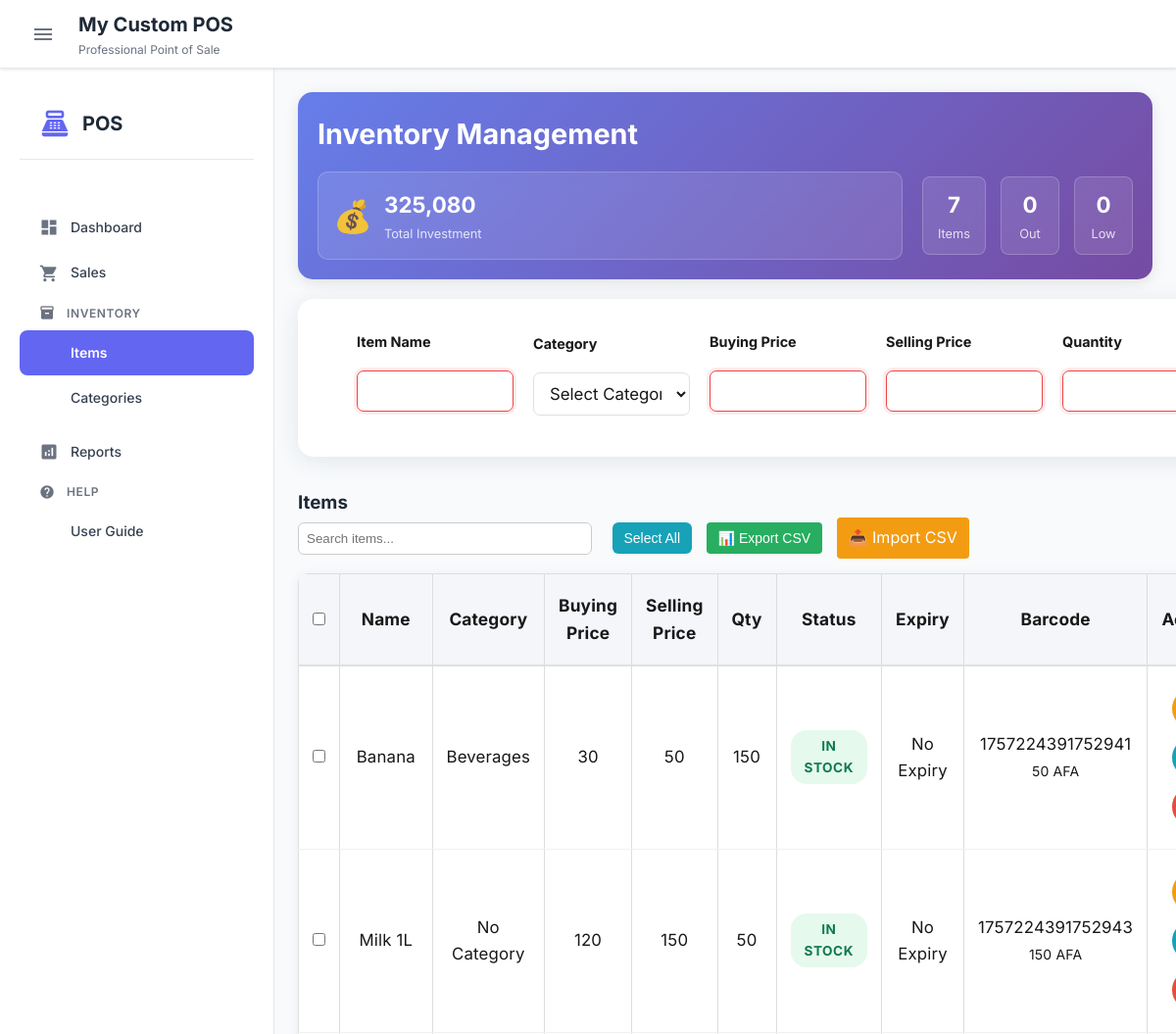
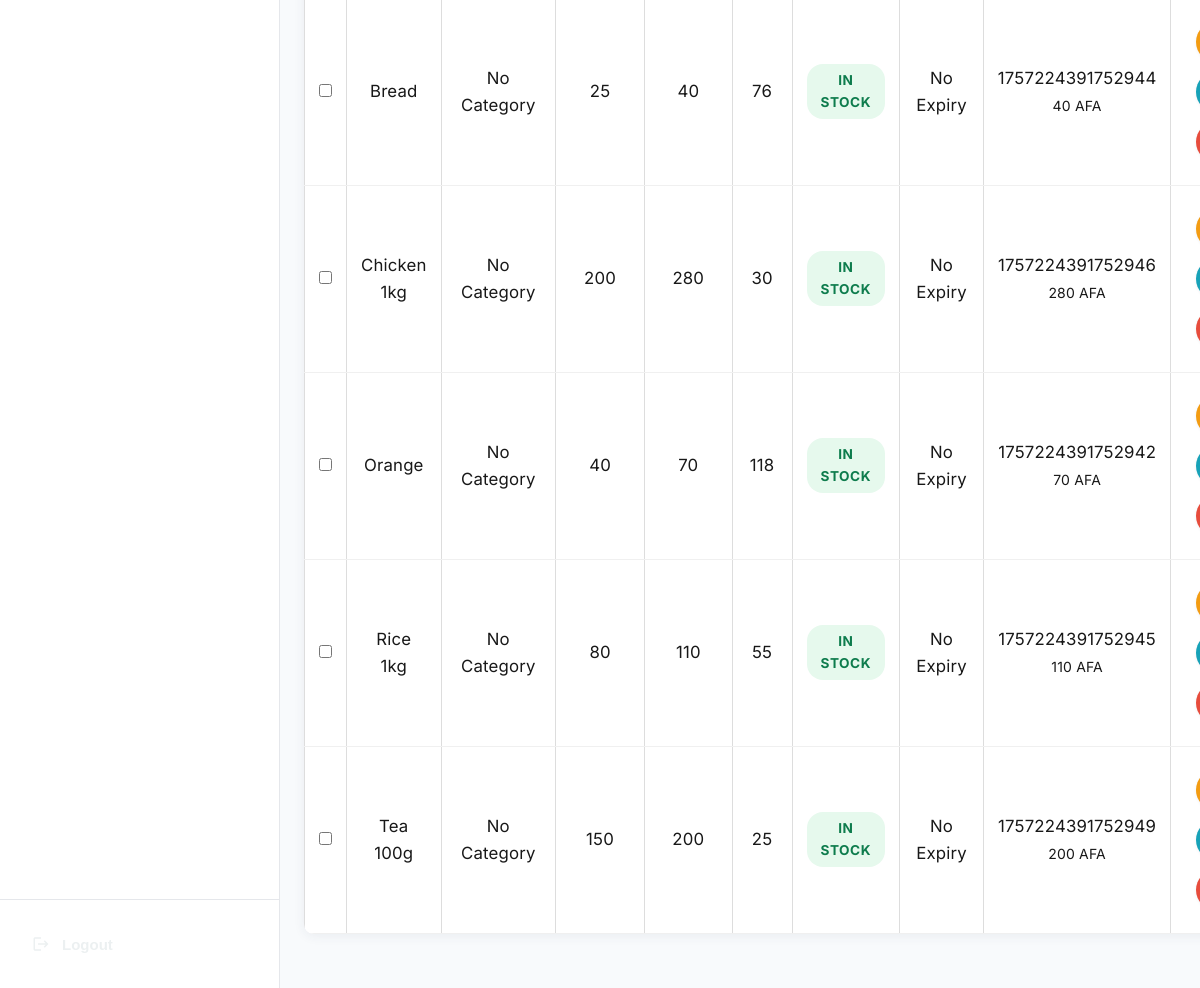
The page /inventory (signed in) on the database its author committed (2 pictures, top to bottom).
### app.py (models this page shows)
class Branding(db.Model):
    id = db.Column(db.Integer, primary_key=True)
    app_name = db.Column(db.String(100), nullable=False, default='POS System')
    app_subtitle = db.Column(db.String(200), nullable=True, default='Professional Point of Sale')
    business_name = db.Column(db.String(200), nullable=True)
    business_address = db.Column(db.String(500), nullable=True)
    business_phone = db.Column(db.String(50), nullable=True)
    business_email = db.Column(db.String(100), nullable=True)
    tax_id = db.Column(db.String(50), nullable=True)
    primary_color = db.Column(db.String(7), nullable=False, default='#6366f1')  # Hex color
    secondary_color = db.Column(db.String(7), nullable=False, default='#8b5cf6')
    accent_color = db.Column(db.String(7), nullable=False, default='#10b981')
    background_color = db.Column(db.String(7), nullable=False, default='#ffffff')
    text_color = db.Column(db.String(7), nullable=False, default='#1f2937')
    logo_url = db.Column(db.String(500), nullable=True)
    favicon_url = db.Column(db.String(500), nullable=True)
    font_family = db.Column(db.String(100), nullable=False, default='Inter')
    footer_text = db.Column(db.String(500), nullable=True, default='Thank you for your business!')
    receipt_return_policy = db.Column(db.String(500), nullable=True, default='For exchanges/returns, present this receipt within 30 days.')
    receipt_header_title = db.Column(db.String(100), nullable=True, default='RECEIPT')
    receipt_number_label = db.Column(db.String(50), nullable=True, default='Receipt #:')
    date_label = db.Column(db.String(50), nullable=True, default='Date:')
    cashier_label = db.Column(db.String(50), nullable=True, default='Cashier:')
    payment_method_label = db.Column(db.String(50), nullable=True, default='Payment Method:')
    cash_received_label = db.Column(db.String(50), nullable=True, default='Cash Received:')
    change_label = db.Column(db.String(50), nullable=True, default='Change:')
    currency_symbol = db.Column(db.String(10), nullable=True, default='AFA')
    item_header = db.Column(db.String(50), nullable=True, default='Item')
    quantity_header = db.Column(db.String(50), nullable=True, default='Qty')
    amount_header = db.Column(db.String(50), nullable=True, default='Amount')
    subtotal_label = db.Column(db.String(50), nullable=True, default='Subtotal:')
    discount_label = db.Column(db.String(50), nullable=True, default='Discount')
    total_label = db.Column(db.String(50), nullable=True, default='TOTAL:')
    records_message = db.Column(db.String(200), nullable=True, default='Please keep this receipt for your records.')
    powered_by_label = db.Column(db.String(50), nullable=True, default='Powered by')
    version_text = db.Column(db.String(20), nullable=True, default='v1.0')
    created_at = db.Column(db.DateTime, default=lambda: datetime.now(timezone.utc))
    updated_at = db.Column(db.DateTime, default=lambda: datetime.now(timezone.utc), onupdate=lambda: datetime.now(timezone.utc))

class Item(db.Model):
    id = db.Column(db.Integer, primary_key=True)
    name = db.Column(db.String(100), nullable=False)
    buying_price = db.Column(db.Float, nullable=False)
    selling_price = db.Column(db.Float, nullable=False)
    quantity = db.Column(db.Integer, nullable=False)
    barcode = db.Column(db.String(50), unique=True, nullable=False)
    sold_quantity = db.Column(db.Integer, default=0)
    category_id = db.Column(db.Integer, db.ForeignKey('category.id'), nullable=True)
    expiry_date = db.Column(db.Date, nullable=True)
    created_at = db.Column(db.DateTime, default=lambda: datetime.now(timezone.utc))
    @property
    def status(self):
        if self.quantity == 0:
            return "Out of Stock"
        elif self.quantity <= 5:
            return "Low Stock"
        else:
            return "In Stock"
    @property
    def is_expired(self):
        if self.expiry_date:
            return self.expiry_date < datetime.now(timezone.utc).date()
        return False
    @property
    def days_until_expiry(self):
        if self.expiry_date:
            today = datetime.now(timezone.utc).date()
            delta = self.expiry_date - today
            return delta.days
        return None

class Category(db.Model):
    id = db.Column(db.Integer, primary_key=True)
    name = db.Column(db.String(100), unique=True, nullable=False)
    description = db.Column(db.String(200), nullable=True)
    created_at = db.Column(db.DateTime, default=lambda: datetime.now(timezone.utc))
    items = db.relationship('Item', backref='category', lazy=True)

### app.py (the view, shortened to what this page needs)
@app.route('/inventory', methods=['GET', 'POST'])
@login_required
def inventory():
    if not has_permission(current_user, 'view_inventory'):
        flash('Access denied. You do not have permission to view inventory.', 'error')
        return redirect(url_for('dashboard'))
    form = ItemForm()
    items = Item.query.options(db.joinedload(Item.category)).all()
    categories = Category.query.all()
    return render_template('inventory.html', items=items, form=form, categories=categories)

### templates/inventory.html (shortened to what this page needs)
{% extends "base.html" %}
{% block content %}
<section id="inventory" class="active">
<div class="inventory-header-compact">
    <h2>Inventory Management</h2>
    <div class="inventory-stats-compact">
        <div class="investment-card-compact">
            <div class="investment-icon-compact">💰</div>
            <div class="investment-content-compact">
                <h4>{{ "{:,.0f}".format(items|sum(attribute='buying_price') * items|sum(attribute='quantity')) if items else 0 }}</h4>
                <small>Total Investment</small>
            </div>
        </div>
        <div class="inventory-summary-compact">
            <div class="summary-metric-compact">
                <span class="metric-value-compact">{{ items|length }}</span>
                <span class="metric-label-compact">Items</span>
            </div>
            <div class="summary-metric-compact">
                <span class="metric-value-compact">{{ items|selectattr('quantity', 'equalto', 0)|list|length }}</span>
                <span class="metric-label-compact">Out</span>
            </div>
            <div class="summary-metric-compact">
                <span class="metric-value-compact">{{ items|selectattr('quantity', 'lessthan', 6)|selectattr('quantity', 'greaterthan', 0)|list|length }}</span>
                <span class="metric-label-compact">Low</span>
            </div>
        </div>
    </div>
</div>
<div class="add-item-card">
    <form method="POST" action="{{ url_for('inventory') }}">
        <div class="add-item-single-line">
            <div class="form-group">
                {{ form.name.label }}
                {{ form.name(class="form-control") }}
            </div>
            <div class="form-group">
                <label for="category_id">Category</label>
                <select id="category_id" name="category_id" class="form-control">
                    <option value="">Select Category</option>
                </select>
            </div>
            <div class="form-group">
                {{ form.buying_price.label }}
                {{ form.buying_price(class="form-control") }}
            </div>
            <div class="form-group">
                {{ form.selling_price.label }}
                {{ form.selling_price(class="form-control") }}
            </div>
            <div class="form-group">
                {{ form.quantity.label }}
                {{ form.quantity(class="form-control") }}
            </div>
        </div>
    </form>
</div>
<h3>Items</h3>
<div style="margin-bottom: 10px;">
    <input type="text" id="searchInventory" placeholder="Search items..." style="padding: 8px; width: 60%; max-width: 300px;" />
    <button id="selectAllBtn" onclick="toggleSelectAll()" style="margin-left: 10px; padding: 8px 12px;" class="info">Select All</button>
    <button onclick="exportToCSV()" style="margin-left: 10px; padding: 8px 12px; background: #27ae60; color: white; border: none; border-radius: 4px; cursor: pointer;">
        📊 Export CSV
    </button>
    <label for="csvImport" style="margin-left: 10px; padding: 8px 12px; background: #f39c12; color: white; border-radius: 4px; cursor: pointer; display: inline-block;">
        📤 Import CSV
    </label>
</div>
<table id="inventoryTable" class="modern-table">
    <thead>
        <tr>
            <th><input type="checkbox" id="selectAllCheckbox" onclick="selectAllItems(this.checked)"></th>
            <th>Name</th>
            <th>Category</th>
            <th>Buying Price</th>
            <th>Selling Price</th>
            <th>Qty</th>
            <th>Status</th>
            <th>Expiry</th>
            <th>Barcode</th>
            <th>Actions</th>
        </tr>
    </thead>
    <tbody>
        {% for item in items %}
        <tr>
            <td><input type="checkbox" class="item-checkbox" value="{{ item.id }}" onclick="updateSelectedCount()"></td>
            <td>{{ item.name }}</td>
            <td>{{ item.category.name if item.category else 'No Category' }}</td>
            <td>{{ "{:,.0f}".format(item.buying_price) }}</td>
            <td>{{ "{:,.0f}".format(item.selling_price) }}</td>
            <td>{{ item.quantity }}</td>
            <td>
                <span class="status-badge status-{{ item.status.lower().replace(' ', '-') }}">
                    {{ item.status }}
                </span>
            </td>
            <td>
                {% if item.expiry_date %}
                    {{ item.expiry_date.strftime('%Y-%m-%d') }}
                {% else %}
                    No Expiry
                {% endif %}
            </td>
            <td>
                {{ item.barcode }}<br>
                <small>{{ "{:,.0f}".format(item.selling_price) }} AFA</small>
            </td>
            <td>
                <button onclick="editItem('{{ item.id }}')" class="icon-btn warning" title="Edit Item"><span class="material-icons">edit</span></button>
                <button onclick="printBarcode('{{ item.id }}')" class="icon-btn info" title="Print Barcode"><span class="material-icons">print</span></button>
                <button onclick="confirmDeleteItem('{{ item.id }}')" class="icon-btn danger" title="Delete Item"><span class="material-icons">delete</span></button>
            </td>
        </tr>
        {% endfor %}
    </tbody>
</table>
{% endblock %}

### templates/base.html (shortened to what this page needs)
<!DOCTYPE html>
<html lang="en">
<head>
    <link rel="stylesheet" href="{{ url_for('static', filename='css/style.css') }}">
</head>
<body>
    {% if current_user.is_authenticated %}
    <div class="layout">
        <header class="top-header">
            <div class="header-left">
                <button class="sidebar-toggle" onclick="toggleSidebar()">
                    <span class="material-icons">menu</span>
                </button>
                <div class="brand-info">
                    <h1 class="brand-name">{{ branding.app_name }}</h1>
                    <span class="brand-subtitle">{{ branding.app_subtitle }}</span>
                </div>
            </div>
        </header>
        <aside class="sidebar" id="sidebar">
            <div class="sidebar-header">
                <div class="sidebar-brand">
                    <span class="material-icons sidebar-logo">point_of_sale</span>
                    <span class="sidebar-title">POS</span>
                </div>
            </div>
            <nav class="sidebar-nav">
                {% if current_user.has_permission('view_dashboard') %}
                <a href="{{ url_for('dashboard') }}" class="nav-link {% if request.endpoint == 'dashboard' %}active{% endif %}">
                    <span class="material-icons">dashboard</span>
                    <span class="nav-text">Dashboard</span>
                </a>
                {% endif %}
                {% if current_user.has_permission('process_sales') %}
                <a href="{{ url_for('sales') }}" class="nav-link {% if request.endpoint == 'sales' %}active{% endif %}">
                    <span class="material-icons">shopping_cart</span>
                    <span class="nav-text">Sales</span>
                </a>
                {% endif %}
                {% if current_user.has_permission('view_inventory') %}
                <div class="nav-group">
                    <div class="nav-group-title">
                        <span class="material-icons">inventory</span>
                        <span>Inventory</span>
                    </div>
                    <a href="{{ url_for('inventory') }}" class="nav-link nav-sub {% if request.endpoint == 'inventory' %}active{% endif %}">
                        <span class="nav-text">Items</span>
                    </a>
                    <a href="{{ url_for('categories') }}" class="nav-link nav-sub {% if request.endpoint == 'categories' %}active{% endif %}">
                        <span class="nav-text">Categories</span>
                    </a>
                </div>
                {% endif %}
                {% if current_user.has_permission('view_sales') %}
                <a href="{{ url_for('reports') }}" class="nav-link {% if request.endpoint == 'reports' %}active{% endif %}">
                    <span class="material-icons">analytics</span>
                    <span class="nav-text">Reports</span>
                </a>
                {% endif %}
                <div class="nav-group">
                    <div class="nav-group-title">
                        <span class="material-icons">help</span>
                        <span>Help</span>
                    </div>
                    <a href="{{ url_for('user_guide') }}" class="nav-link nav-sub {% if request.endpoint == 'user_guide' %}active{% endif %}">
                        <span class="nav-text">User Guide</span>
                    </a>
                </div>
            </nav>
            <div class="sidebar-footer">
                <form method="POST" action="{{ url_for('logout') }}" style="width: 100%;">
                    <button type="submit" class="logout-button">
                        <span class="material-icons">logout</span>
                        <span class="logout-text">Logout</span>
                    </button>
                </form>
            </div>
        </aside>
        <main class="content">
            {% block content %}{% endblock %}
        </main>
    </div>
    {% else %}
        {% block login_content %}{% endblock %}
    {% endif %}
</body>
</html>

### rows shown on the page
Branding: app_name "My Custom POS", app_subtitle "Professional Point of Sale"
Item: name "Banana", category "Beverages", buying_price "30", selling_price "50", quantity "150", status "IN STOCK", shows "No Expiry", barcode "1757224391752941"
Item: name "Milk 1L", category "No Category", buying_price "120", selling_price "150", quantity "50", status "IN STOCK", shows "No Expiry", barcode "1757224391752943"
Item: name "Bread", category "No Category", buying_price "25", selling_price "40", quantity "76", status "IN STOCK", shows "No Expiry", barcode "1757224391752944"
Item: name "Chicken 1kg", category "No Category", buying_price "200", selling_price "280", quantity "30", status "IN STOCK", shows "No Expiry", barcode "1757224391752946"
Item: name "Orange", category "No Category", buying_price "40", selling_price "70", quantity "118", status "IN STOCK", shows "No Expiry", barcode "1757224391752942"
Item: name "Rice 1kg", category "No Category", buying_price "80", selling_price "110", quantity "55", status "IN STOCK", shows "No Expiry", barcode "1757224391752945"
Item: name "Tea 100g", category "No Category", buying_price "150", selling_price "200", quantity "25", status "IN STOCK", shows "No Expiry", barcode "1757224391752949"

### other values the page prints
{{ items|length }} "7"
{{ items|selectattr('quantity', 'equalto', 0)|list|length }} "0"
